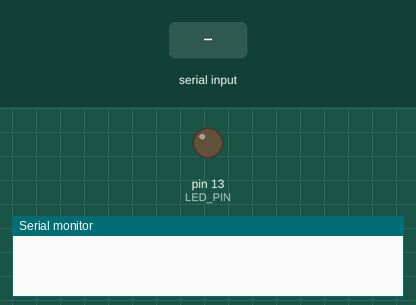
This sketch was run on a simulated Arduino Uno, built with avr-gcc and run on an emulated ATmega328P. Parts: output pins drawn as LEDs (lit = HIGH), the last lines printed to the serial monitor. The inputs (shaded band) are chosen by the test bench.

Above: at 1.2 s.
1.3 s: "1" received over Serial
At 2.5 s:
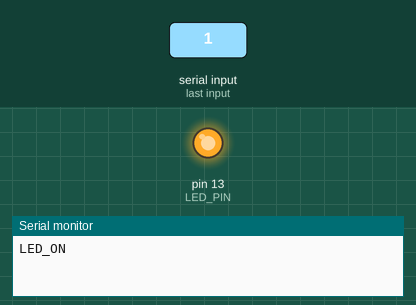
2.8 s: "0" received over Serial
At 3.9 s:
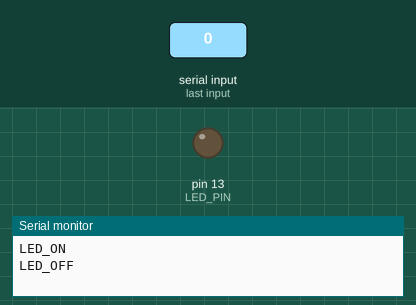
Timing chart, 0 to 5.8 s (numbered marks = the images above; inputs shaded):
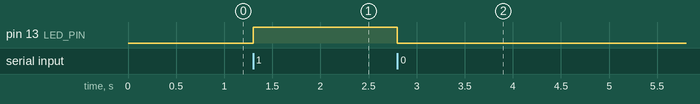

Measured:
- after the input at 1.3 s, pin 13 (LED_PIN): LOW → HIGH at once
- after the input at 2.8 s, pin 13 (LED_PIN): HIGH → LOW at once

The sketch:

firmware_test.ino
```cpp
#define LED_PIN 13
#define SENSOR_PIN A0

void setup() {
  Serial.begin(9600);
  pinMode(LED_PIN, OUTPUT);
}

void loop() {
  if (Serial.available()) {
    char cmd = Serial.read();

    if (cmd == '1') {
      digitalWrite(LED_PIN, HIGH);
      Serial.println("LED_ON");
    } else if (cmd == '0') {
      digitalWrite(LED_PIN, LOW);
      Serial.println("LED_OFF");
    } else if (cmd == 'S') {
      int sensorValue = analogRead(SENSOR_PIN);
      Serial.print("SENSOR:");
      Serial.println(sensorValue);
    } else {
      Serial.println("ERR_CMD");
    }
  }
}
```
